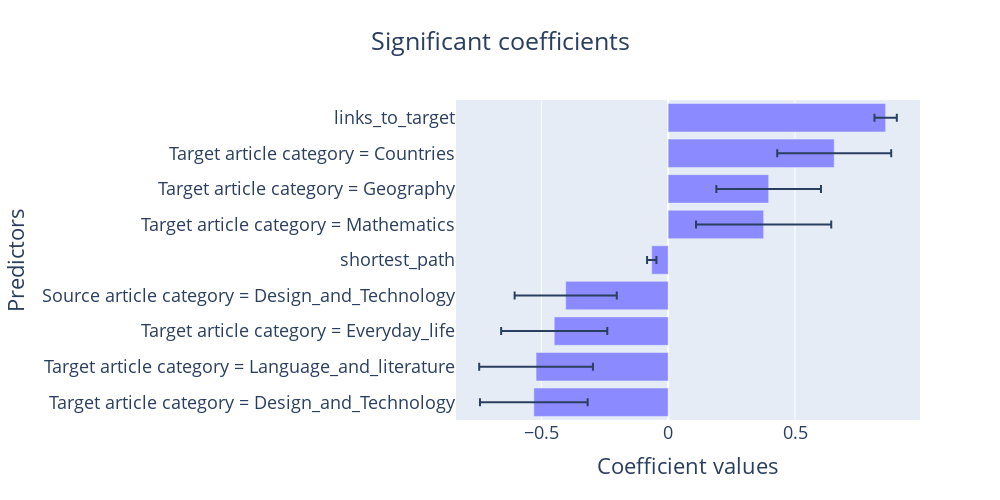

The notebook cell saved with this chart:
### Code cell
# plotting the significant coefficients
plot_log_reg_coeff(log_reg_cat)

### Figure 1 — Plotly figure (JSON) as saved in the notebook; plotly's stock layout.template omitted (floating-point values rounded to 4 significant figures)
{"data": [{"customdata": [["Target article category = Design_and_Technology", 1.007e-06, 0.2122, 0.5889], ["Target article category = Language_and_literature", 5.299e-06, 0.2242, 0.5941], ["Target article category = Everyday_life", 2.568e-05, 0.2092, 0.6382], ["Source article category = Design_and_Technology", 8.412e-05, 0.2013, 0.6677], ["shortest_path", 6.199e-12, 0.01844, 0.9374], ["Target article category = Mathematics", 0.00564, 0.2665, 1.457], ["Target article category = Geography", 0.0001659, 0.2062, 1.486], ["Target article category = Countries", 1.116e-08, 0.2246, 1.924], ["links_to_target", 0, 0.04399, 2.357]], "error_x": {"array": [0.2122, 0.2242, 0.2092, 0.2013, 0.01844, 0.2665, 0.2062, 0.2246, 0.04399], "type": "data"}, "hovertemplate": "<b>%{customdata[0]}:</b> <br> coeff = %{x:.3f}±%{customdata[2]:.3f}<br> pvalue = %{customdata[1]:.2e} <br> multiply the odds by %{customdata[3]:.2f} <extra></extra>", "marker": {"color": "#8b8bff"}, "name": "pvalue < 0.01", "orientation": "h", "type": "bar", "x": [-0.5295, -0.5207, -0.4491, -0.4039, -0.06469, 0.3763, 0.3962, 0.6546, 0.8572], "y": ["Target article category = Design_and_Technology", "Target article category = Language_and_literature", "Target article category = Everyday_life", "Source article category = Design_and_Technology", "shortest_path", "Target article category = Mathematics", "Target article category = Geography", "Target article category = Countries", "links_to_target"]}], "layout": {"font": {"size": 18}, "height": 500, "hoverlabel": {"bgcolor": "#fdfdfd", "font": {"size": 14}}, "title": {"font": {"size": 25}, "text": "Significant coefficients", "x": 0.5, "xanchor": "center"}, "width": 1000, "xaxis": {"title": {"text": "Coefficient values"}}, "yaxis": {"title": {"text": "Predictors"}}}}
